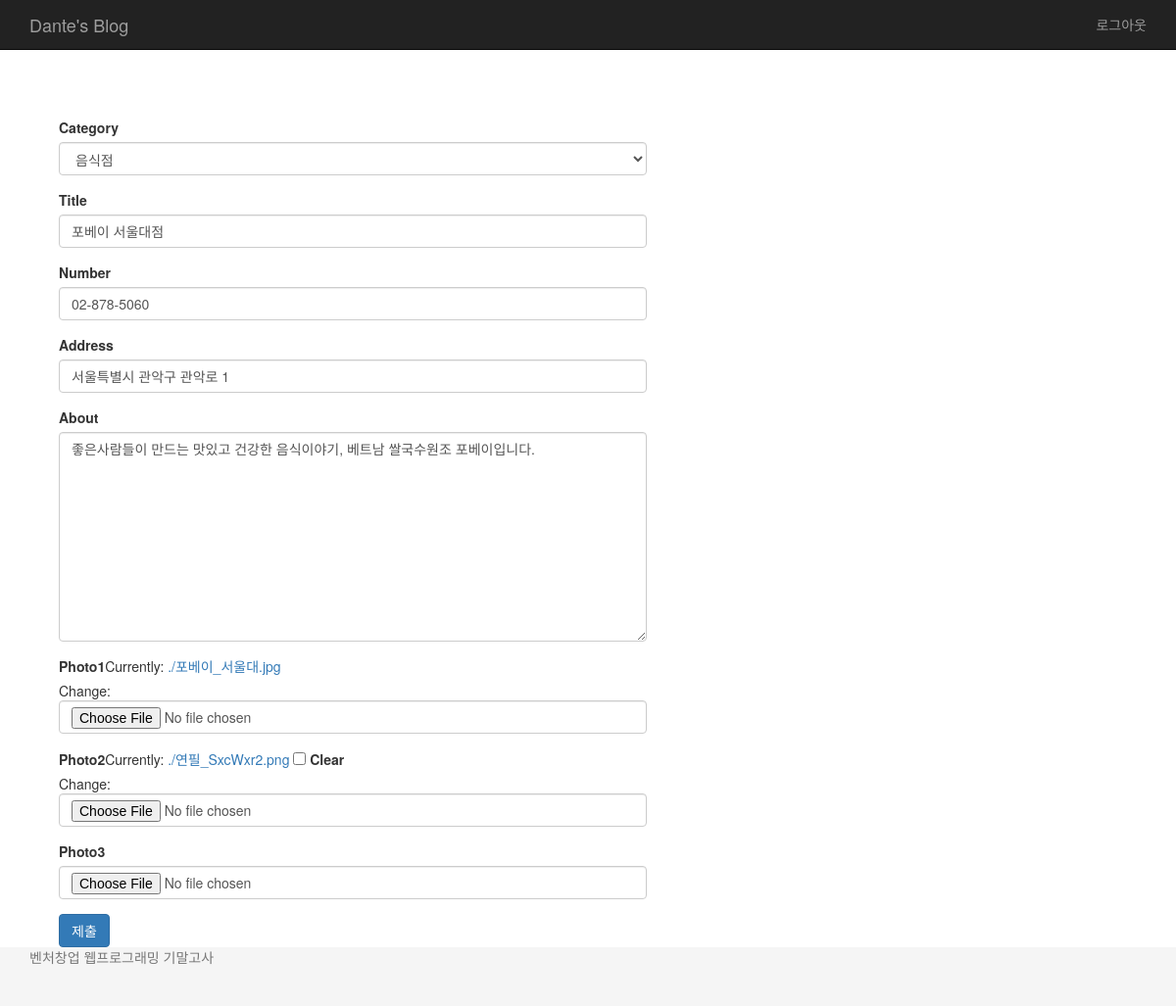
/blog/shop/1/edit/ (signed in), run on an earlier commit of the app's database.
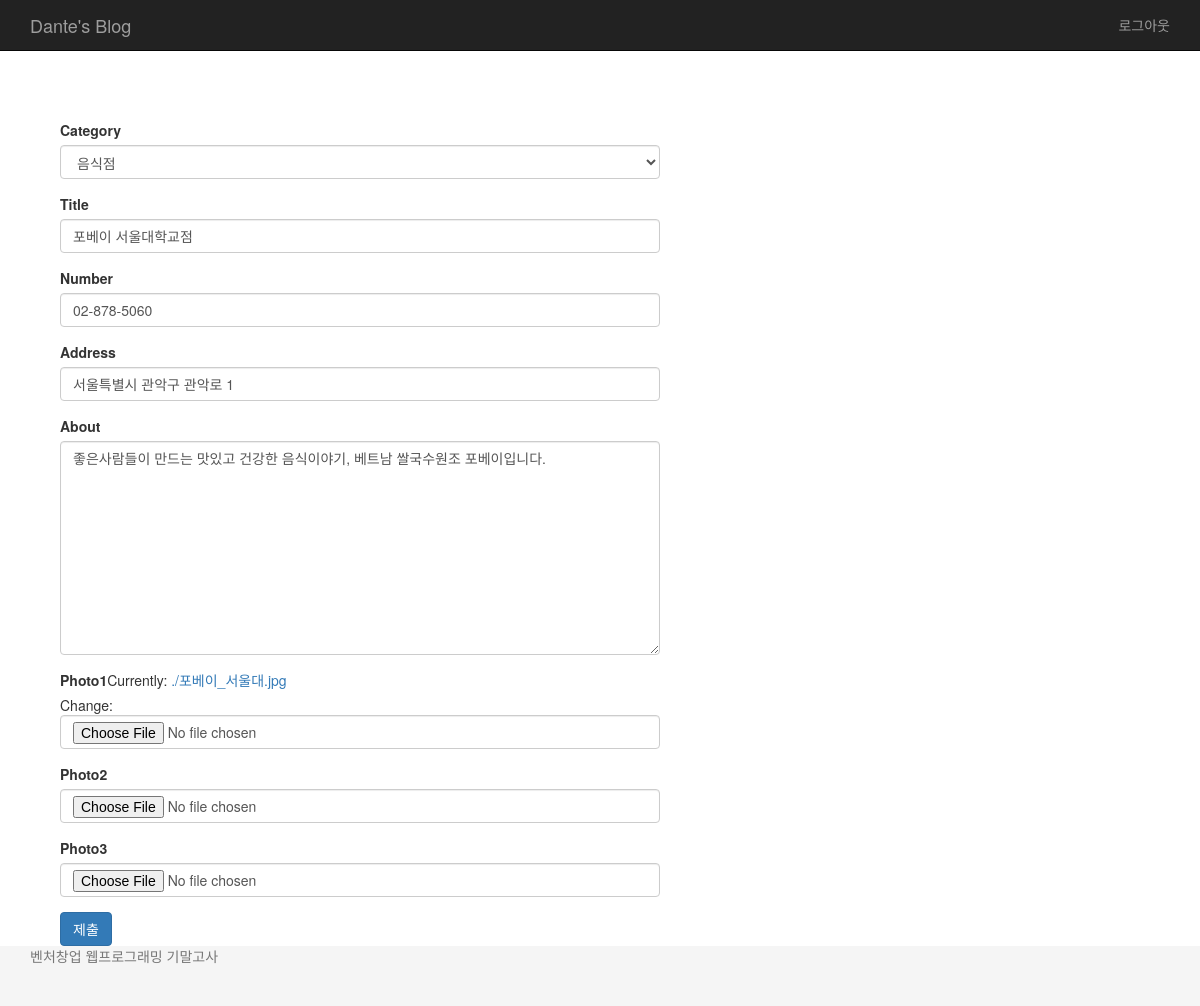
And on a later commit of the database.
### blog/models.py (models this page shows, shortened)
class Category(models.Model):
    title = models.CharField(max_length=100)
    created_at = models.DateTimeField(auto_now_add=True)
    updated_at = models.DateTimeField(auto_now=True)
    def __str__(self):
        return self.title

class Shop(models.Model):
    category = models.ForeignKey(Category)
    title = models.CharField(max_length=100)
    number = models.CharField(max_length=20)
    address = models.CharField(max_length=100)
    about = models.TextField()
    photo1 = models.ImageField()
    photo2 = models.ImageField(blank=True)
    photo3 = models.ImageField(blank=True)
    created_at = models.DateTimeField(auto_now_add=True)
    updated_at = models.DateTimeField(auto_now=True)

### blog/views.py (the view)
# urls.py: url(r'^shop/(?P<pk>\d+)/edit/$', 'blog.views.shop_edit', name='shop_edit'),
@login_required
def shop_edit(request, pk):
    shop = get_object_or_404(Shop, pk=pk)
    if request.method =="POST":
        form = ShopForm(request.POST, request.FILES, instance=shop)
        if form.is_valid():
            shop = form.save(commit=False)
            shop.save()
            messages.success(request, '가게 정보가 수정되었습니다.')
            return redirect(shop)
    else:
        form = ShopForm(instance=shop)
    return render(request, 'blog/shop_form.html', {
        'form': form,
        })

### blog/forms.py
class ShopForm(forms.ModelForm):
    class Meta:
        model = Shop
        fields = '__all__'

### blog/templates/blog/shop_form.html (shortened to what this page needs)
{% extends 'blog/base.html' %}
{% block content %}
{% load bootstrap3 %}
<form action="" method="post" enctype="multipart/form-data" style="margin: 5% 5%;width: 50%;">
    {% bootstrap_form form %}
    {% buttons %}
        <button class="btn btn-primary">
            제출
        </button>
    {% endbuttons %}
</form>
{% endblock %}

What changed in the data, as far as the page shows it:
changed Shop "음식점": title "포베이 서울대점" → "포베이 서울대학교점" (drawn)
changed through a linked row, Category: title "포베이 서울대점" → "포베이 서울대학교점"
Also different on the page:
form field bootstrap_form: "☐" → (not shown)
text no longer shown: "Category Title Number Address About Photo1 Currently: ./포베이_서울대.jpg Change: Photo2 Currently: ./연필_SxcWxr2.png Clear Change: Photo3"
text now shown: "Category Title Number Address About Photo1 Currently: ./포베이_서울대.jpg Change: Photo2 Photo3"
